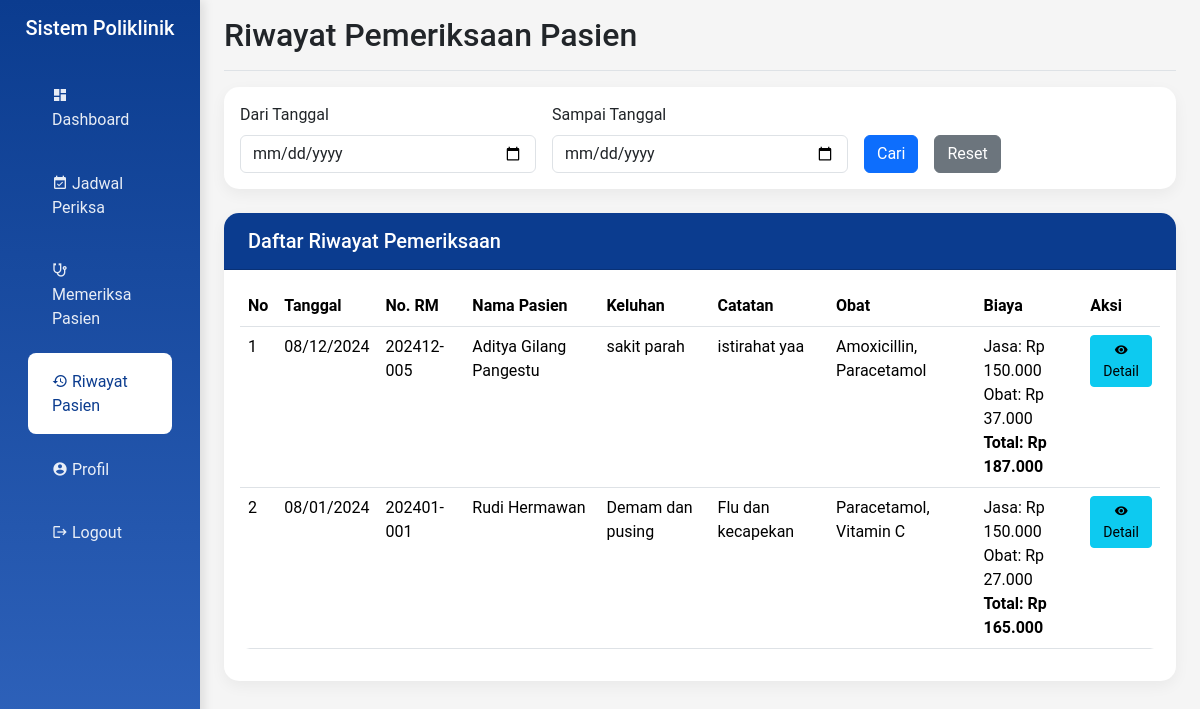
The app's page /hospital/dokter/riwayat_pasien.php (signed in) with its own data.
### tables this page shows
CREATE TABLE `periksa`  (
  `id` int NOT NULL AUTO_INCREMENT,
  `id_daftar_poli` int NOT NULL,
  `tgl_periksa` date NOT NULL,
  `catatan` text NOT NULL,
  `biaya_periksa` int NULL DEFAULT NULL,
  PRIMARY KEY (`id`) USING BTREE,
  INDEX `id_daftar_poli`(`id_daftar_poli` ASC) USING BTREE,
  CONSTRAINT `periksa_ibfk_1` FOREIGN KEY (`id_daftar_poli`) REFERENCES `daftar_poli` (`id`) ON DELETE RESTRICT ON UPDATE RESTRICT
);

CREATE TABLE `pasien`  (
  `id` int NOT NULL AUTO_INCREMENT,
  `nama` varchar(150) NOT NULL,
  `alamat` varchar(255) NOT NULL,
  `no_ktp` varchar(20) NOT NULL,
  `no_hp` varchar(20) NOT NULL,
  `no_rm` char(10) NULL DEFAULT NULL,
  PRIMARY KEY (`id`) USING BTREE
);

CREATE TABLE `daftar_poli`  (
  `id` int NOT NULL AUTO_INCREMENT,
  `id_pasien` int NOT NULL,
  `id_jadwal` int NOT NULL,
  `keluhan` text NOT NULL,
  `no_antrian` int NULL DEFAULT NULL,
  PRIMARY KEY (`id`) USING BTREE,
  INDEX `id_pasien`(`id_pasien` ASC) USING BTREE,
  INDEX `id_jadwal`(`id_jadwal` ASC) USING BTREE,
  CONSTRAINT `daftar_poli_ibfk_1` FOREIGN KEY (`id_pasien`) REFERENCES `pasien` (`id`) ON DELETE RESTRICT ON UPDATE RESTRICT,
  CONSTRAINT `daftar_poli_ibfk_2` FOREIGN KEY (`id_jadwal`) REFERENCES `jadwal_periksa` (`id`) ON DELETE RESTRICT ON UPDATE RESTRICT
);

### hospital/dokter/riwayat_pasien.php (the view, shortened to what this page needs)
<?php
include '../config/koneksi.php';
$dokter_id = $_SESSION['dokter_id'];
$sql_riwayat = "SELECT p.nama AS nama_pasien, p.no_rm,
                dp.keluhan, dp.no_antrian,
                pr.id AS id_periksa, pr.tgl_periksa, pr.catatan, pr.biaya_periksa,
                GROUP_CONCAT(o.nama_obat SEPARATOR ', ') AS obat,
                GROUP_CONCAT(o.harga SEPARATOR ', ') AS harga_obat
                FROM periksa pr
                JOIN daftar_poli dp ON pr.id_daftar_poli = dp.id
                JOIN pasien p ON dp.id_pasien = p.id
                JOIN jadwal_periksa jp ON dp.id_jadwal = jp.id
                LEFT JOIN detail_periksa dpr ON pr.id = dpr.id_periksa
                LEFT JOIN obat o ON dpr.id_obat = o.id
                WHERE jp.id_dokter = ?
                GROUP BY pr.id
                ORDER BY pr.tgl_periksa DESC, dp.no_antrian ASC";
$stmt_riwayat = $conn->prepare($sql_riwayat);
$stmt_riwayat->bind_param("i", $dokter_id);
$stmt_riwayat->execute();
$riwayat = $stmt_riwayat->get_result();
include 'include/header.php';
?>
<main class="col-md-9 ms-sm-auto col-lg-10 px-md-4">
    <div class="d-flex justify-content-between flex-wrap flex-md-nowrap align-items-center pt-3 pb-2 mb-3 border-bottom">
        <h1 class="h2">Riwayat Pemeriksaan Pasien</h1>
    </div>
    <div class="card mb-4">
        <div class="card-body">
            <form method="GET" class="row g-3">
                <div class="col-md-4">
                    <label class="form-label">Dari Tanggal</label>
                    <input type="date" class="form-control" name="dari"
                        value="<?= isset($_GET['dari']) ? $_GET['dari'] : '' ?>">
                </div>
                <div class="col-md-4">
                    <label class="form-label">Sampai Tanggal</label>
                    <input type="date" class="form-control" name="sampai"
                        value="<?= isset($_GET['sampai']) ? $_GET['sampai'] : '' ?>">
                </div>
                <div class="col-md-4">
                    <label class="form-label">&nbsp;</label>
                    <div class="d-flex justify-content-start gap-3">
                        <button type="submit" class="btn btn-primary">Cari</button>
                        <a href="riwayat_pasien.php" class="btn btn-secondary">Reset</a>
                    </div>
                </div>
            </form>
        </div>
    </div>
    <div class="card">
        <div class="card-header">
            <h5 class="card-title mb-0">Daftar Riwayat Pemeriksaan</h5>
        </div>
        <div class="card-body">
            <div class="table-responsive">
                <table class="table table-hover">
                    <thead>
                        <tr>
                            <th>No</th>
                            <th>Tanggal</th>
                            <th>No. RM</th>
                            <th>Nama Pasien</th>
                            <th>Keluhan</th>
                            <th>Catatan</th>
                            <th>Obat</th>
                            <th>Biaya</th>
                            <th>Aksi</th>
                        </tr>
                    </thead>
                    <tbody>
                        <?php
                        $no = 1;
                        while ($row = $riwayat->fetch_assoc()):
                            $total_obat = 0;
                            if ($row['harga_obat']) {
                                $harga_obat_arr = explode(',', $row['harga_obat']);
                                $total_obat = array_sum($harga_obat_arr);
                            }
                        ?>
                            <tr>
                                <td><?= $no++ ?></td>
                                <td><?= date('d/m/Y', strtotime($row['tgl_periksa'])) ?></td>
                                <td><?= htmlspecialchars($row['no_rm']) ?></td>
                                <td><?= htmlspecialchars($row['nama_pasien']) ?></td>
                                <td><?= htmlspecialchars($row['keluhan']) ?></td>
                                <td><?= htmlspecialchars($row['catatan']) ?></td>
                                <td>
                                    <?php if ($row['obat']): ?>
                                        <?= htmlspecialchars($row['obat']) ?>
                                    <?php else: ?>
                                        <span class="text-muted">Tidak ada obat</span>
                                    <?php endif; ?>
                                </td>
                                <td>
                                    <div>Jasa: Rp <?= number_format(150000, 0, ',', '.') ?></div>
                                    <div>Obat: Rp <?= number_format($total_obat, 0, ',', '.') ?></div>
                                    <div class="fw-bold">Total: Rp <?= number_format($row['biaya_periksa'], 0, ',', '.') ?></div>
                                </td>
                                <td>
                                    <button type="button" class="btn btn-sm btn-info" data-bs-toggle="modal"
                                        data-bs-target="#detailModal<?= $row['id_periksa'] ?>">
                                        <i class="mdi mdi-eye"></i> Detail
                                    </button>
                                </td>
                            </tr>
                        <?php endwhile; ?>
                    </tbody>
                </table>
            </div>
        </div>
    </div>
</main>
<?php include 'include/footer.php'; ?>

### hospital/dokter/include/header.php (style rules this page uses)
:root { --cyan-primary: #0B3C8F; --cyan-secondary: #3165BEFF; --cyan-light: #5985D0FF; }
body { font-family: 'Roboto', sans-serif; background-color: #f5f5f5; }
.card { border: none; border-radius: 15px; box-shadow: 0 5px 15px rgba(0, 0, 0, 0.05); transition: transform 0.3s ease; }
.card-header { background-color: var(--cyan-primary); color: white; border-radius: 15px 15px 0 0 !important; padding: 1rem 1.5rem; }
.table { border-radius: 10px; overflow: hidden; }

### records on screen
periksa: tgl_periksa "08/12/2024", pasien.no_rm "202412-005", pasien.nama "Aditya Gilang Pangestu", id_daftar_poli.keluhan "sakit parah", catatan "istirahat yaa", obat "Amoxicillin, Paracetamol", total_obat "37.000", biaya_periksa "187.000"
periksa: tgl_periksa "08/01/2024", pasien.no_rm "202401-001", pasien.nama "Rudi Hermawan", id_daftar_poli.keluhan "Demam dan pusing", catatan "Flu dan kecapekan", obat "Paracetamol, Vitamin C", total_obat "27.000", biaya_periksa "165.000"
